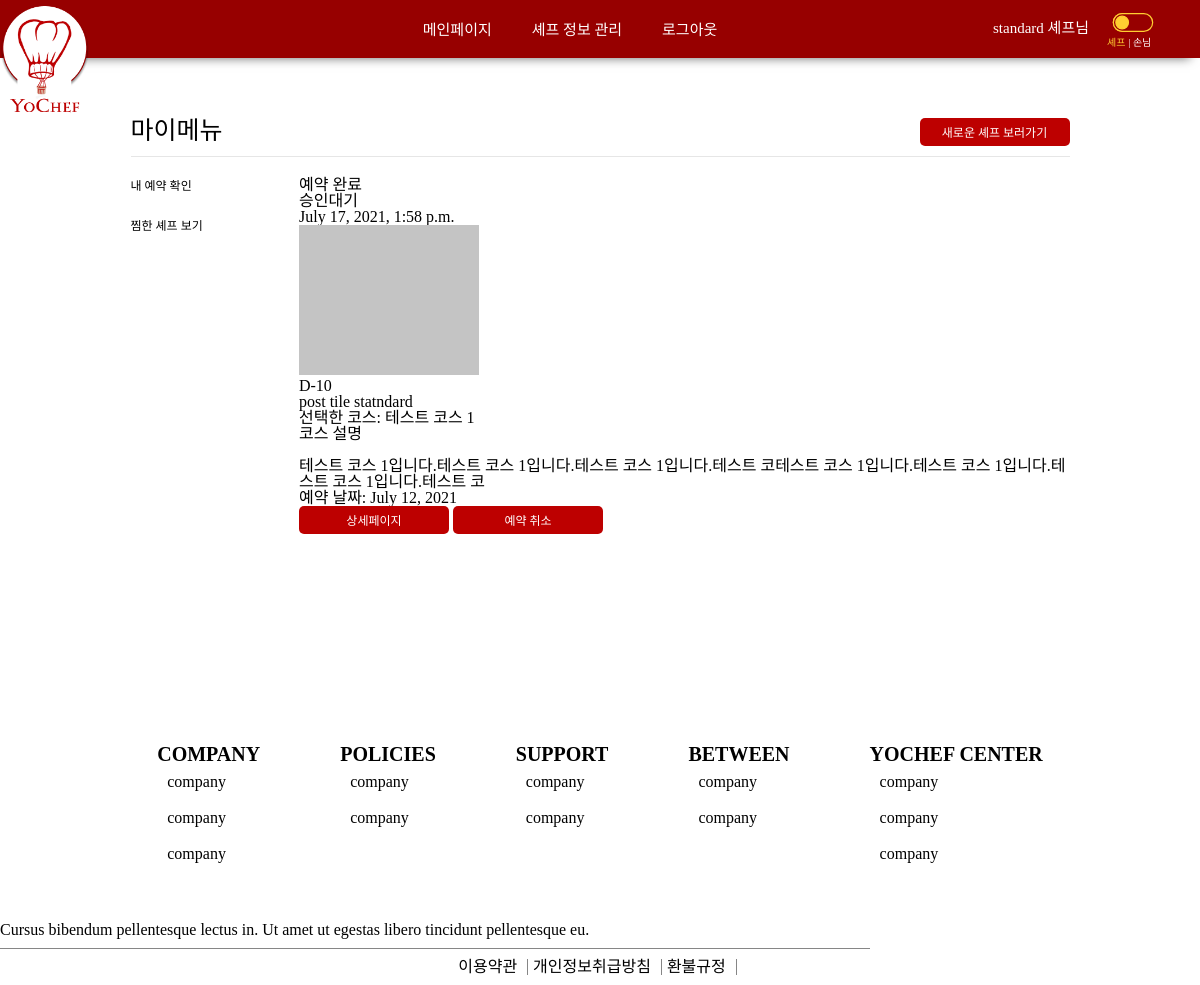
Before: /customer/mymenuReservation (signed in) with the older database file.
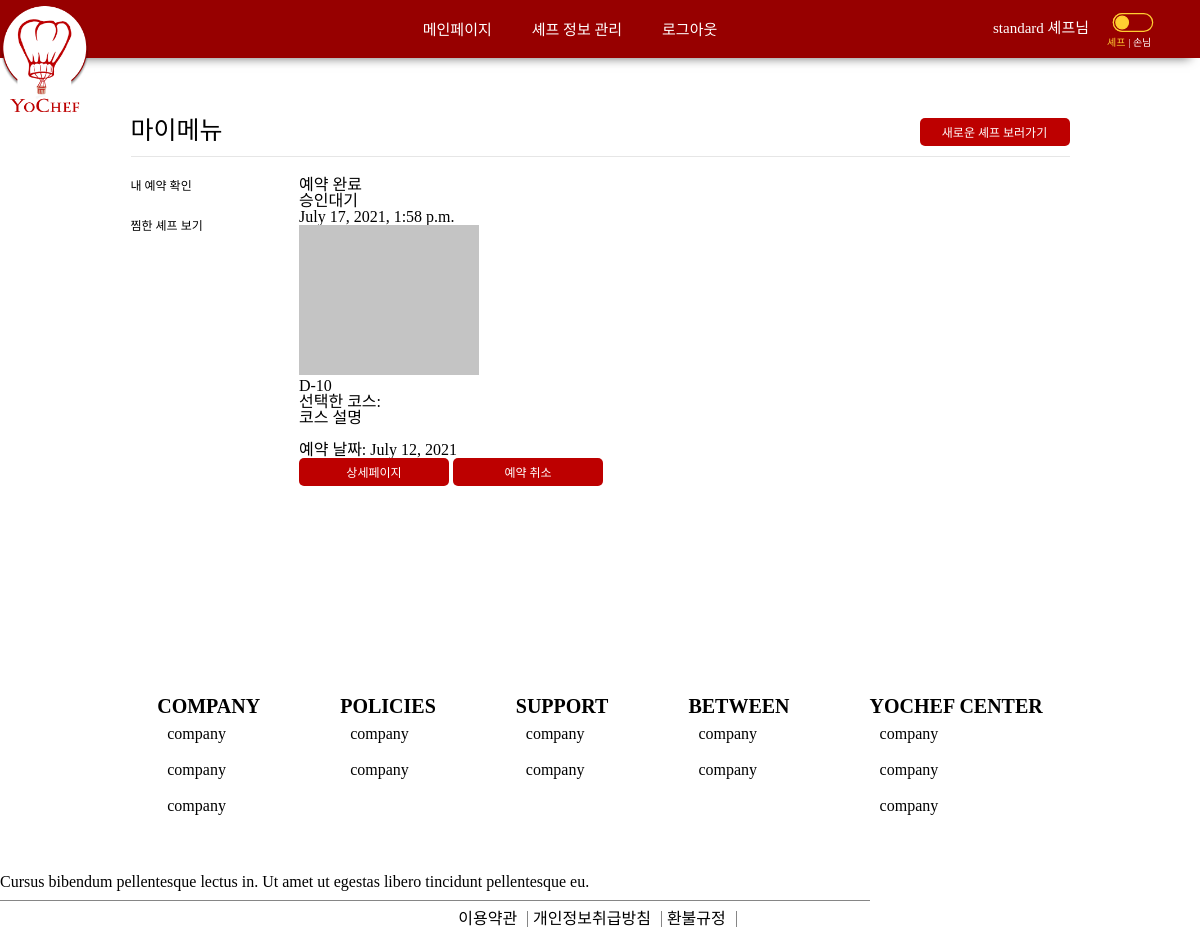
After: the same page with the newer database file.
### customer/models.py (models this page shows, shortened)
class Book(models.Model):
	customer = models.ForeignKey(Customer, null=True, on_delete=models.SET_NULL)
	coupon = models.ForeignKey(HasCoupon, null=True, on_delete=models.SET_NULL)
	schedule = models.ForeignKey('chef.Schedule', on_delete=models.CASCADE)
	paymentStatus = models.IntegerField(default=1)	# 1:결제대기 2:결제완료 3:결제취소
	phoneNum = models.CharField(max_length=11)
	usedPoint = models.IntegerField(null=True)
	payMethod = models.IntegerField(null=True) # 1: 무통장, 2번: 신용카드
	course = models.ForeignKey('chef.Course', null=True, on_delete=models.SET_NULL)
	totalPrice = models.IntegerField(null=True)
	personNum = models.IntegerField()
	comment = models.TextField(max_length=1000, null=True)
	registerDate = models.DateTimeField(auto_now=True)

### chef/models.py (models this page shows, shortened)
class Schedule(models.Model):
	post = models.ForeignKey(Post, on_delete=models.CASCADE)
	eventDate = models.DateField()
	eventTime = models.CharField(max_length=100, null=True)
	confirmStatus = models.IntegerField(default=1)	# 1: 승인대기  2: 승인됨  3. 취소됨
	region = models.IntegerField(null=True, blank=True)
	regionDetail = models.ForeignKey(RegionDetail, null=True, blank=True, on_delete=models.SET_NULL)

class Post(models.Model):
	chef = models.OneToOneField(Chef, on_delete=models.CASCADE)
	region = models.IntegerField(null=True)
	regionDetail = models.ForeignKey(RegionDetail, null=True, on_delete=models.SET_NULL)
	title = models.TextField(max_length=255, null=True)
	introduce = models.TextField(max_length=5000, null=True)
	category = models.IntegerField(null=True)		# 한식, 일식, 중식, 아시안, 양식, 채식
	notice = models.TextField(max_length=5000, null=True)
	movingPrice = models.IntegerField(default=0)
	isOpen = models.BooleanField(default=True)
	registerDate = models.DateTimeField(auto_now=True)

class Course(models.Model):
	post = models.ForeignKey(Post, on_delete=models.CASCADE)
	title = models.TextField(max_length=1000)
	description = models.TextField(max_length=5000, null=True, blank=True)
	price = models.IntegerField()
	order = models.IntegerField(null=True)  # 등록된 순서

### customer/views.py (the view)
# urls.py: path('mymenuReservation', mymenuReservation, name='mymenuReservation'),
def mymenuReservation(request):
    books = Book.objects.filter(customer=request.user.customer)
    return render(request, 'myMenu_reservation.html', {'books': books})

### customer/templates/myMenu_reservation.html (shortened to what this page needs)
{% extends 'base.html' %}
{% load static %}
{% block style %}
    <link rel="stylesheet" type="text/css" href="{% static 'css/myMenu_reservation.css' %}">
{% endblock %}
{% block content %}
    <div class="my-menu">
        <section class="my-menu__reservation">
            {% include 'customer_side.html' %}
            <div class="my-menu-content">
                {% if not books %}
                <article class="my-menu__none">
                    <h4>등록한 셰프가 없습니다.</h4>
                    <h3>마음에 드는 세프를 예약해주세요!</h3>
                    <a href="/postList" class="{% if category == 0 %} currentCategory{% endif %}">셰프 구경하러 가기</a>
                </article>
                {% else %}
                <article class="my-menu__content">
                    {% for book in books %}
                        <div class="content__header">
                            <h4>예약 완료</h4>
                            {% if book.schedule.confirmStatus == 1 %}
                            <p>승인대기</p>
                            {% elif book.schedule.confirmStatus == 2 %}
                            <p>승인완료</p>
                            {% elif book.schedule.confirmStatus == 3 %}
                            <p>승인 취소됨</p>
                            {% endif %}
                            <div class="register-date">{{book.registerDate}}</div>
                        </div>
                        <div class="content__menu-info">
                            <div class="menu-info-wrapper">
                                <div class="content__image-wrapper">
                                    <img style="width: 180px; height: 150px;" src="{{post_cover_imgurl}}" onerror="this.src='{% static 'img/default.png' %}';" alt="">
                                    <div class="d-day">D-10</div>
                                </div>
                                <div class="content__description">
                                    <h4>{{book.schedule.post.title}}</h4>
                                    <h3>선택한 코스: {{book.course.title}}</h3>
                                    <p>코스 설명 <br><br> {{book.course.description}}</p>
                                    <p>예약 날짜: {{book.schedule.eventDate}}</p>
                                </div>
                            </div>
                            <aside class="button">
                                <button class="detail-page-button" onclick="location.href = '/detail/{{book.post.id}}';">상세페이지</button>
                                {% if book.schedule.confirmStatus == 1 %}
                                <button class="cancel-button" name="">예약 취소</button>
                                {% else %}
                                <button class="cancel-button" disabled>예약 취소</button>
                                {% endif %}
                            </aside>
                        </div>
                    {% endfor %}
                </article>
                {% endif %}
            </div>
        </section>
    </div>
{% endblock %}

Changed rows visible on the page:
changed Book: schedule.post "post tile statndard" → (not shown); course "테스트 코스 1" → (not shown); course.description "테스트 코스 1입니다.테스트 코스 1입니다.테스트 코스 1입니다.테스트 코테스트 코스 1입니다.테스트 코스 1입니다.테스트 코스 1입니다.테스트 코" → (not shown)
